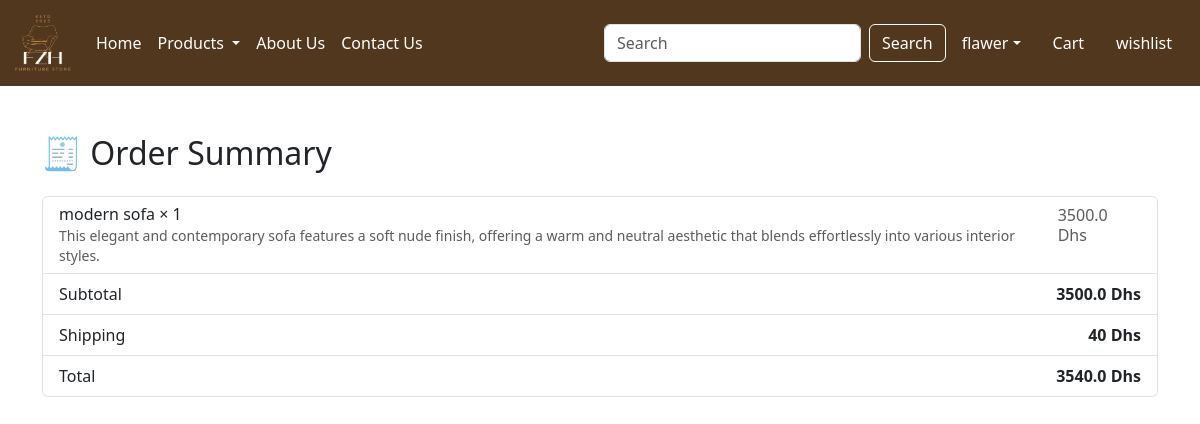
/checkout/ (signed in), run on the app's committed database.
### app/models.py (models this page shows, shortened)
class Cart(models.Model):
    user = models.ForeignKey(User,on_delete=models.CASCADE)
    product = models.ForeignKey(Product, on_delete=models.CASCADE)
    quantity = models.PositiveIntegerField(default=1)

class Product(models.Model):
    title = models.CharField(max_length=100)
    selling_price= models.FloatField()
    discounted_price = models.FloatField()
    description = models.TextField()
    composition = models.TextField(default='')
    prodapp= models.TextField(default='')
    category = models. CharField (choices=CATEGORY_CHOICES,max_length=2)
    product_image = models. ImageField(upload_to= 'product')

### app/views.py (the view, shortened to what this page needs)
# urls.py: path('checkout/', views.checkout, name='checkout'),
@login_required
def checkout(request):
    user = request.user
    cart_items = Cart.objects.filter(user=user)
    amount = 0
    for item in cart_items:
        amount += item.quantity * item.product.selling_price
    totalamount = amount + 40  # Livraison
    return render(request, 'app/checkout.html', {'cart_items': cart_items, 'amount': amount, 'totalamount': totalamount})

### app/templates/app/checkout.html (shortened to what this page needs)
{% extends 'app/base.html' %}
{% block main-content %}
<div class="container mt-5">
    <h2 class="mb-4">🧾 Order Summary</h2>
    <ul class="list-group mb-3">
        {% for item in cart_items %}
        <li class="list-group-item d-flex justify-content-between lh-sm">
            <div>
                <h6 class="my-0">{{ item.product.title }} × {{ item.quantity }}</h6>
                <small class="text-muted">{{ item.product.description }}</small>
            </div>
            <span class="text-muted">{{ item.product.selling_price }} Dhs</span>
        </li>
        {% endfor %}
        <li class="list-group-item d-flex justify-content-between">
            <span>Subtotal</span>
            <strong>{{ amount }} Dhs</strong>
        </li>
        <li class="list-group-item d-flex justify-content-between">
            <span>Shipping</span>
            <strong>40 Dhs</strong>
        </li>
        <li class="list-group-item d-flex justify-content-between">
            <span>Total</span>
            <strong>{{ totalamount }} Dhs</strong>
        </li>
    </ul>
</div>
{% endblock %}

### data on the page
Cart: product "modern sofa", quantity "1", product.description "This elegant and contemporary sofa features a soft nude finish, offering a warm and neutral aesthetic that blends effortlessly into various interior styles.", product.selling_price "3500.0"

### other printed values
{{ amount }} "3500.0"
{{ totalamount }} "3540.0"
